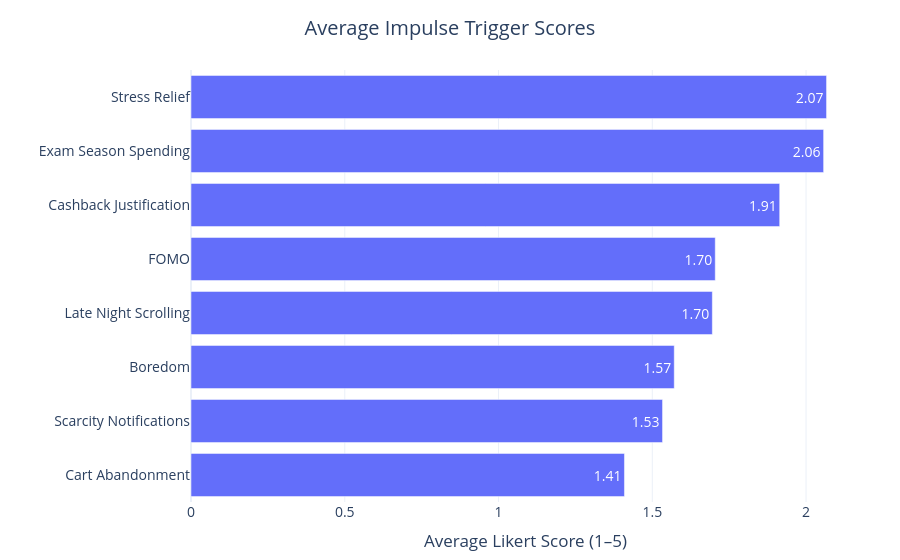

Source (notebook cell):
### Markdown cell above
# Behavioral Trigger Analysis

### Question:
Which psychological triggers are most associated with impulsive spending?

### Code cell
trigger_cols = {
    'trigger_boredom': 'Boredom',
    'trigger_fomo': 'FOMO',
    'trigger_latenight': 'Late Night Scrolling',
    'trigger_cashback': 'Cashback Justification',
    'trigger_stress_relief': 'Stress Relief',
    'trigger_scarcity_notif': 'Scarcity Notifications',
    'trigger_cart_abandon': 'Cart Abandonment',
    'trigger_exam_season': 'Exam Season Spending'
}

trigger_means = pd.DataFrame({
    'Trigger': list(trigger_cols.values()),
    'Average Score': [df[col].mean() for col in trigger_cols.keys()]
})

trigger_means = trigger_means.sort_values(by='Average Score', ascending=True)

fig = px.bar(
    trigger_means,
    x='Average Score',
    y='Trigger',
    orientation='h',
    text_auto='.2f',
    title='Average Impulse Trigger Scores'
)

fig.update_layout(
    **common_layout,
    xaxis_title='Average Likert Score (1–5)',
    yaxis_title=''
)

fig.show()

### Figure 1 — Plotly figure (JSON) as saved in the notebook; plotly's stock layout.template omitted (floating-point values rounded to 4 significant figures)
{"data": [{"hovertemplate": "Average Score=%{x}<br>Trigger=%{y}<extra></extra>", "legendgroup": "", "marker": {"color": "#636efa", "pattern": {"shape": ""}}, "name": "", "orientation": "h", "showlegend": false, "textposition": "auto", "texttemplate": "%{x:.2f}", "type": "bar", "x": [1.41, 1.533, 1.571, 1.695, 1.705, 1.914, 2.057, 2.067], "xaxis": "x", "y": ["Cart Abandonment", "Scarcity Notifications", "Boredom", "Late Night Scrolling", "FOMO", "Cashback Justification", "Exam Season Spending", "Stress Relief"], "yaxis": "y"}], "layout": {"barmode": "relative", "font": {"size": 14}, "legend": {"tracegroupgap": 0}, "margin": {"b": 40, "l": 40, "r": 40, "t": 70}, "title": {"text": "Average Impulse Trigger Scores", "x": 0.5}, "xaxis": {"anchor": "y", "domain": [0, 1], "title": {"text": "Average Likert Score (1–5)"}}, "yaxis": {"anchor": "x", "domain": [0, 1], "title": {"text": ""}}}}
